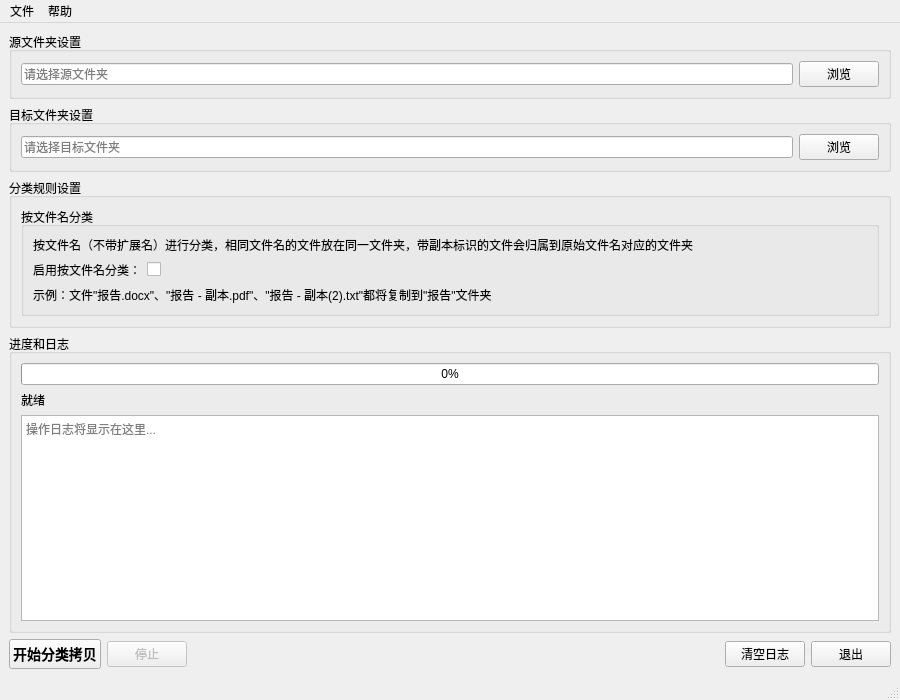
<?xml version="1.0" encoding="UTF-8"?>
<ui version="4.0">
 <class>MainWindow</class>
 <widget class="QMainWindow" name="MainWindow">
  <property name="geometry">
   <rect>
    <x>0</x>
    <y>0</y>
    <width>900</width>
    <height>700</height>
   </rect>
  </property>
  <property name="windowTitle">
   <string>文件过滤分类工具</string>
  </property>
  <widget class="QWidget" name="centralwidget">
   <layout class="QVBoxLayout" name="verticalLayout">
    <item>
     <widget class="QGroupBox" name="groupBoxSource">
      <property name="title">
       <string>源文件夹设置</string>
      </property>
      <layout class="QHBoxLayout" name="horizontalLayout">
       <item>
        <widget class="QLineEdit" name="lineEditSourcePath">
         <property name="placeholderText">
          <string>请选择源文件夹</string>
         </property>
        </widget>
       </item>
       <item>
        <widget class="QPushButton" name="pushButtonBrowseSource">
         <property name="text">
          <string>浏览</string>
         </property>
        </widget>
       </item>
      </layout>
     </widget>
    </item>
    <item>
     <widget class="QGroupBox" name="groupBoxTarget">
      <property name="title">
       <string>目标文件夹设置</string>
      </property>
      <layout class="QHBoxLayout" name="horizontalLayout_2">
       <item>
        <widget class="QLineEdit" name="lineEditTargetPath">
         <property name="placeholderText">
          <string>请选择目标文件夹</string>
         </property>
        </widget>
       </item>
       <item>
        <widget class="QPushButton" name="pushButtonBrowseTarget">
         <property name="text">
          <string>浏览</string>
         </property>
        </widget>
       </item>
      </layout>
     </widget>
    </item>
    <item>
     <widget class="QGroupBox" name="groupBoxRules">
      <property name="title">
       <string>分类规则设置</string>
      </property>
      <layout class="QVBoxLayout" name="verticalLayout_2">
       <item>
        <widget class="QGroupBox" name="groupBoxFileNameRule">
         <property name="title">
          <string>按文件名分类</string>
         </property>
         <layout class="QVBoxLayout" name="verticalLayout_6">
          <item>
           <widget class="QLabel" name="labelFileNameHelp">
            <property name="text">
             <string>按文件名（不带扩展名）进行分类，相同文件名的文件放在同一文件夹，带副本标识的文件会归属到原始文件名对应的文件夹</string>
            </property>
           </widget>
          </item>
          <item>
           <layout class="QHBoxLayout" name="horizontalLayout_6">
            <item>
             <widget class="QLabel" name="labelFileNameEnabled">
              <property name="text">
               <string>启用按文件名分类：</string>
              </property>
             </widget>
            </item>
            <item>
             <widget class="QCheckBox" name="checkBoxFileNameRule">
              <property name="checked">
               <bool>false</bool>
              </property>
             </widget>
            </item>
            <item>
             <spacer name="horizontalSpacer_4">
              <property name="orientation">
               <enum>Qt::Horizontal</enum>
              </property>
              <property name="sizeHint" stdset="0">
               <size>
                <width>40</width>
                <height>20</height>
               </size>
              </property>
             </spacer>
            </item>
           </layout>
          </item>
          <item>
           <widget class="QLabel" name="labelFileNameExample">
            <property name="text">
             <string>示例：文件"报告.docx"、"报告 - 副本.pdf"、"报告 - 副本(2).txt"都将复制到"报告"文件夹</string>
            </property>
           </widget>
          </item>
         </layout>
        </widget>
       </item>
      </layout>
     </widget>
    </item>
    <item>
     <widget class="QGroupBox" name="groupBoxProgress">
      <property name="title">
       <string>进度和日志</string>
      </property>
      <layout class="QVBoxLayout" name="verticalLayout_3">
       <item>
        <widget class="QProgressBar" name="progressBar">
         <property name="value">
          <number>0</number>
         </property>
        </widget>
       </item>
       <item>
        <widget class="QLabel" name="labelStatus">
         <property name="text">
          <string>就绪</string>
         </property>
        </widget>
       </item>
       <item>
        <widget class="QTextEdit" name="textEditLog">
         <property name="readOnly">
          <bool>true</bool>
         </property>
         <property name="maximumHeight">
          <number>150</number>
         </property>
         <property name="placeholderText">
          <string>操作日志将显示在这里...</string>
         </property>
        </widget>
       </item>
      </layout>
     </widget>
    </item>
    <item>
     <layout class="QHBoxLayout" name="horizontalLayout_3">
      <item>
       <widget class="QPushButton" name="pushButtonStart">
        <property name="text">
         <string>开始分类拷贝</string>
        </property>
        <property name="styleSheet">
         <string>font-weight: bold; font-size: 14px;</string>
        </property>
       </widget>
      </item>
      <item>
       <widget class="QPushButton" name="pushButtonStop">
        <property name="text">
         <string>停止</string>
        </property>
        <property name="enabled">
         <bool>false</bool>
        </property>
       </widget>
      </item>
      <item>
       <spacer name="horizontalSpacer">
        <property name="orientation">
         <enum>Qt::Horizontal</enum>
        </property>
        <property name="sizeHint" stdset="0">
         <size>
          <width>40</width>
          <height>20</height>
         </size>
        </property>
       </spacer>
      </item>
      <item>
       <widget class="QPushButton" name="pushButtonClearLog">
        <property name="text">
         <string>清空日志</string>
        </property>
       </widget>
      </item>
      <item>
       <widget class="QPushButton" name="pushButtonExit">
        <property name="text">
         <string>退出</string>
        </property>
       </widget>
      </item>
     </layout>
    </item>
   </layout>
  </widget>
  <widget class="QMenuBar" name="menubar">
   <property name="geometry">
    <rect>
     <x>0</x>
     <y>0</y>
     <width>900</width>
     <height>21</height>
    </rect>
   </property>
   <widget class="QMenu" name="menu">
    <property name="title">
     <string>文件</string>
    </property>
    <addaction name="actionExit"/>
   </widget>
   <widget class="QMenu" name="menu_2">
    <property name="title">
     <string>帮助</string>
    </property>
    <addaction name="actionAbout"/>
   </widget>
   <addaction name="menu"/>
   <addaction name="menu_2"/>
  </widget>
  <widget class="QStatusBar" name="statusbar"/>
  <action name="actionExit">
   <property name="text">
    <string>退出</string>
   </property>
  </action>
  <action name="actionAbout">
   <property name="text">
    <string>关于</string>
   </property>
  </action>
 </widget>
 <resources/>
 <connections/>
</ui>
